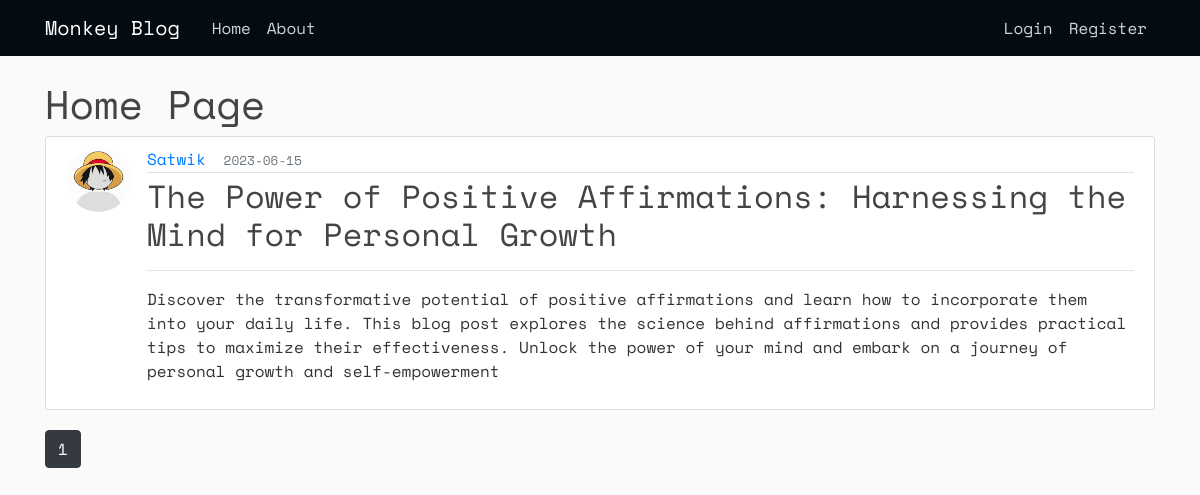
The page /home on the database its author committed.
### flaskblog/models.py (models this page shows, shortened)
class Post(db.Model):
    id = db.Column(db.Integer, primary_key=True)
    title = db.Column(db.String(100),nullable=False)
    date_posted = db.Column(db.DateTime,nullable=False,default=datetime.utcnow())
    desc = db.Column(db.Text,nullable=False)
    content = db.Column(db.Text,nullable=False)
    user_id = db.Column(db.Integer,db.ForeignKey('user.id'),nullable=False)

class User(db.Model, UserMixin):
    id = db.Column(db.Integer, primary_key=True)
    username = db.Column(db.String(20),unique=True,nullable=False)
    email=db.Column(db.String(120),unique=True,nullable=False)
    image_file = db.Column(db.String(20),nullable=False,default='default.jpg')
    password=db.Column(db.String(60),nullable=False)
    posts = db.relationship('Post',backref='author',lazy=True)

### flaskblog/main/routes.py (the view)
@main.route("/")
@main.route("/home")
def home():
    page = request.args.get('page',1,type=int)
    posts = Post.query.order_by(Post.date_posted.desc()).paginate(page = page , per_page = 5)
    print(posts)
    return render_template('home.html', posts = posts)

### flaskblog/templates/home.html
{% extends 'layout.html' %}
{% block hehe %}
<h1>Home Page</h1>
{% for post in posts.items %}
<article class="media content-section">
    <img src="{{url_for('static',filename = 'pictures/' + post.author.image_file)}}" alt="" class="rounded-circle article-img">
    <div class="media-body">
        <div class="article-metadata">
            <a class="mr-2" href="{{url_for('users.user_posts',username = post.author.username)}}">{{ post.author.username }}</a>
            <small class="text-muted">{{ post.date_posted.strftime('%Y-%m-%d')}}</small>
        </div>
        <h2><a class="article-title" href="{{url_for('posts.post',post_id=post.id)}}">{{ post.title }}</a></h2>
        <hr>
        <p class="article-content">{{ post.desc }}</p>
    </div>
</article>
{% endfor %}
{% for page_num in posts.iter_pages(left_edge = 1, right_edge = 1, left_current=1,right_current =1) %}
    {% if page_num %}
        {% if posts.page == page_num %}
        <a href="{{ url_for('main.home',page = page_num)}}" class = "btn btn-dark  mb-4">{{ page_num }}</a>
        {% else %}
        <a href="{{ url_for('main.home',page = page_num)}}" class = "btn btn-outline-dark mb-4">{{ page_num }}</a>
        {% endif %}
    {% else %}
        ...
    {% endif %}
{% endfor %}
{% endblock hehe%}

### flaskblog/templates/layout.html (shortened to what this page needs)
<!DOCTYPE html>
<html lang="en">
<head>
    <link rel="stylesheet" href="https://cdn.jsdelivr.net/npm/bootstrap@4.3.1/dist/css/bootstrap.min.css"
>
    <link rel="stylesheet" href="{{url_for('static',filename = 'main.css')}}">
</head>
<body>
    <header class="site-header">
        <nav class="navbar navbar-expand-md navbar-dark bg-steel fixed-top">
            <div class="container">
                <a class="navbar-brand mr-4" href="/">Monkey Blog</a>
                <div class="collapse navbar-collapse" id="navbarToggle">
                    <div class="navbar-nav mr-auto">
                        <a class="nav-item nav-link" href="{{url_for('main.home')}}">Home</a>
                        <a class="nav-item nav-link" href="{{url_for('main.about')}}">About</a>
                    </div>
                    <div class="navbar-nav">
                        {% if current_user.is_authenticated %}
                            <a href="{{url_for('posts.new_post')}}" class="nav-item nav-link">New Post</a>
                            <a href="{{url_for('users.account')}}" class="nav-item nav-link">Account</a>
                            <a href="{{url_for('users.logout')}}" class="nav-item nav-link">Logout</a>
                        {%else %}
                            <a class="nav-item nav-link" href="{{url_for('users.login')}}">Login</a>
                            <a class="nav-item nav-link" href="{{url_for('users.register')}}">Register</a>
                        {% endif %}
                    </div>
                </div>
            </div>
        </nav>
    </header>
    <main role="main" class="container">
        <div class="row">
            <div class="col-md">
                {% block hehe %}{% endblock hehe%}
            </div>
        </div>
    </main>
</body>
</html>
</body>
</html>

### flaskblog/static/main.css (style rules this page uses)
* { font-family: 'Space Mono', monospace; }
body { background: #fafafa; color: #333333; margin-top: 5rem; }
h1, h2, h3, h4, h5, h6 { color: #444444; }
.bg-steel { background-color: #040c11; }
.site-header .navbar-nav .nav-link { color: #cbd5db; }
.content-section { background: #ffffff; padding: 10px 20px; border: 1px solid #dddddd; border-radius: 3px; margin-bottom: 20px; }
.article-title { color: #444444; }
.article-content { white-space: pre-line; }
.article-img { height: 65px; width: 65px; margin-right: 16px; }
.article-metadata { padding-bottom: 1px; margin-bottom: 4px; border-bottom: 1px solid #e3e3e3 }

### rows shown on the page
Post: image_file (placeholder picture), author.username "Satwik", date_posted "2023-06-15", title "The Power of Positive Affirmations: Harnessing the Mind for Personal Growth", desc "Discover the transformative potential of positive affirmations and learn how to incorporate them into your daily life. This blog post explores the science behind affirmations and provides practical tips to maximize their effectiveness. Unlock the power of your mind and embark on a journey of personal growth and self-empowerment"

### other values the page prints
{{ page_num }} "1"
